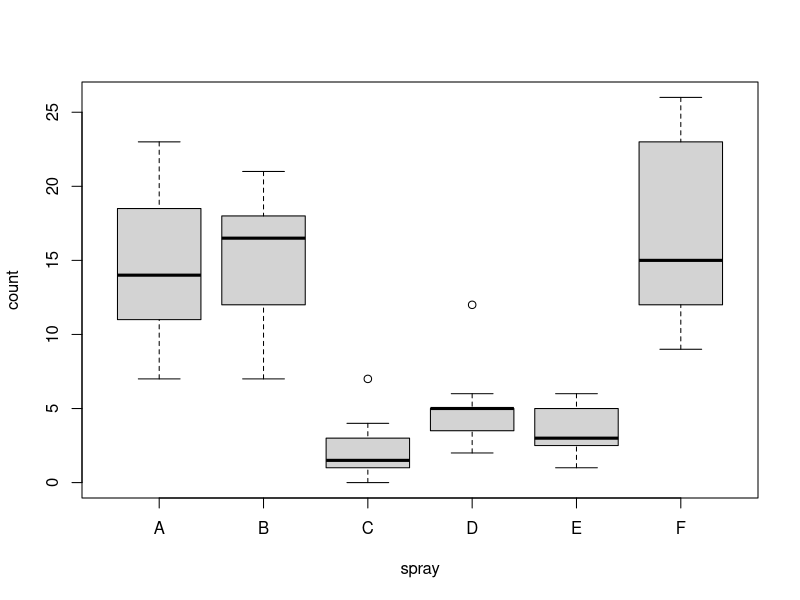
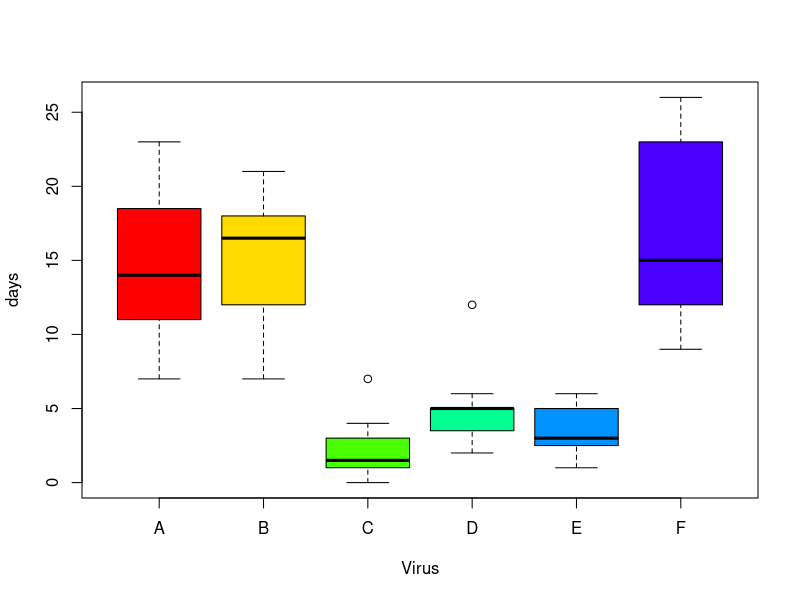
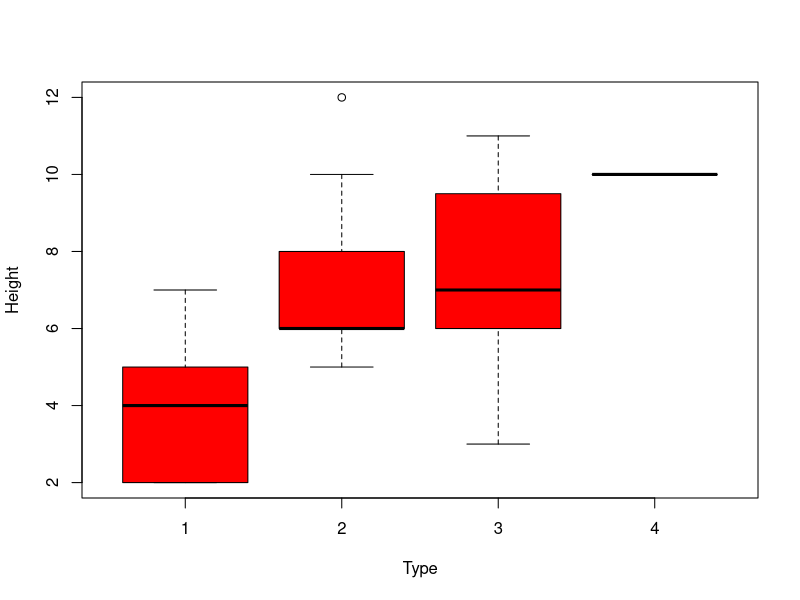
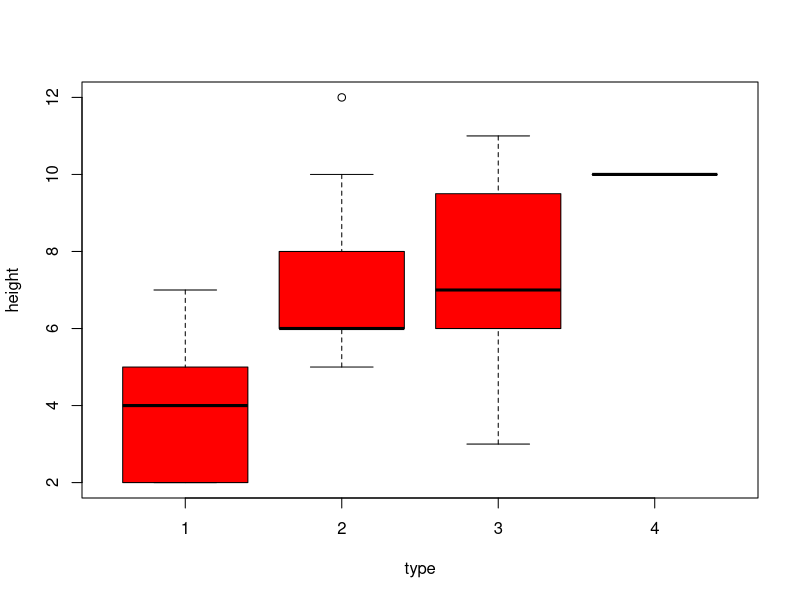

Source code (R) for these figures, in order:
data()
f <- function(x) x^2
f
formals(f)
body(f)
environment(f)

f(5)
w<- f(5)

x <- matrix(c(seq(from=3, to=30, by=3 )),nrow=2)
y <- matrix(c(seq(from=3, to=30, by=3 )),nrow=2,byrow=T) 
rnames <- c("R1", "R2")
cnames <- c("C1", "C2","C3","C4","C5") 
mymatrix <- matrix(c(seq(from=3, to=30, by=3 )),
                   nrow=2,byrow=F, dimnames=list(rnames, cnames)) 

str(mymatrix)
class(mymatrix)
names(mymatrix)

InsectSprays
class(InsectSprays)
boxplot(count ~ spray, data = InsectSprays)
boxplot(count ~ spray, data = InsectSprays, col = rainbow(7),xlab="Virus", ylab="days")

#T-Test
a = c(175, 168, 168, 190, 156, 181, 182, 175, 174, 179)
b = c(185, 169, 173, 173, 188, 186, 175, 174, 179, 180)

summary(lm(a~b))


#evaluate the sample variances of the two groups, using a Fisher’s F-test to verify the homoskedasticity (homogeneity of variances).
var.test(a,b) #p > 0.05. two variances are homogeneous.

t.test(a,b, var.equal=TRUE, paired=FALSE)
#conclude that the averages of two groups are significantly similar.


a <- runif(1000, min = 0, max= 1)  
c <- runif(1000, min = 0, max= 1)  
b <- 2*a + runif(1000, min = 0, max= 1)  

summary(lm(a~b+c))



#ANOVA
height <- c(2, 4, 3, 2, 4, 7, 7, 2, 5, 4, 5, 6, 8, 5, 10,  7, 12, 6, 6,7,11,6, 6, 7, 9, 5, 10, 6, 3, 10,
            rep(10,10))
type <- c(rep(1,10),rep(2,9),rep(3,11),rep(4,10))

bac <- data.frame(height,type)

bac$type<-as.factor(bac$type) #class(bac$type)
dd<- lm(height~type, data=bac)

summary(dd)
boxplot(height~type, data=bac, col="red", xlab="Type", ylab="Height")

ba.an<-aov(dd) 
summary(ba.an) 
boxplot(height~type,data=bac,col="red")

